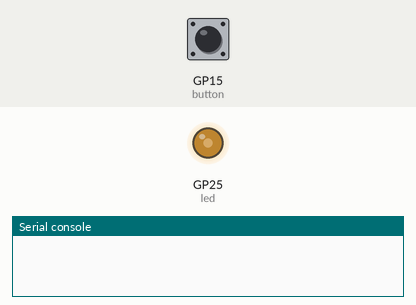
A program run on a simulated Raspberry Pi Pico running MicroPython. Shown: output pins drawn as LEDs (lit = HIGH), the last lines printed to the serial console. The inputs (shaded band) are chosen by the test bench; at power-on: GP15 (button) HIGH. The clock reads 2024-03-15 10:24:30 at power-on unless the program sets it.

Above: at 0.15 s.
At 1.2 s:
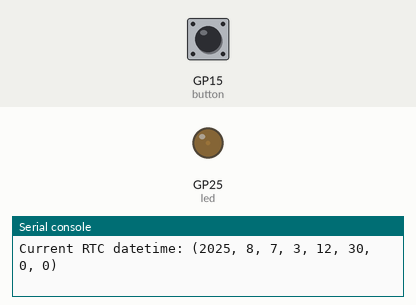
1.3 s: GP15 (button) pulled LOW for 1 s
Timing chart, 0 to 4.3 s (numbered marks = the images above; inputs shaded):
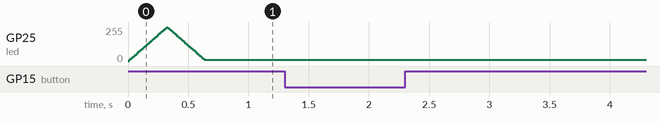

Measured:
- by itself, GP25 (led): rises from 0/255 to 255/255 in 0.31 s, then falls to 8/255 in 0.31 s

The program:

d3embed.py
```python
# Onboard LED PWM Fade (Pico) - Gradually increase and decrease the duty cycle to create a smooth fade effect on the pico's onboard LED.
from machine import Pin, PWM
import time
led = PWM(Pin(25))  # Use GPIO 25 for the onboard LED
led.freq(1000)  # Set frequency to 1 kHz
for duty in range(0, 65535, 2048):  # Gradually increase duty cycle
    led.duty_u16(duty)  # Set the duty cycle
    time.sleep(0.01)  # Wait for a short duration
for duty in range(65535, 0, -2048):  # Gradually decrease duty cycle
    led.duty_u16(duty)  # Set the duty cycle
    time.sleep(0.01)  # Wait for a short duration

# Debouncing a Button with Timer - An interrupt on the falling edge starts a one-shot timer; the callback checks the pin after a delay to filter out bounce noise
from machine import Pin, Timer
button = Pin(15, Pin.IN, Pin.PULL_UP)  # Use GPIO 15 for the button
timer = Timer(-1)  # Create a timer object
def debounce(timer):
    if button.value() == 0:
        print("Button pressed")

def on_button(pin):
    timer.init(mode=Timer.ONE_SHOT, period=200, callback=debounce)  # Start a one-shot timer
button.irq(trigger=Pin.IRQ_FALLING, handler=on_button)  # Set up an interrupt on the falling edge

# RTC Reading and setting - The RTC module maintains the date and time. You set it with an 8-byte tuple and read it back for timestamping or scheduled tasks
from machine import RTC
rtc = RTC()  # Create an RTC object
rtc.datetime((2025, 8, 7, 0, 12, 30, 0, 0))  # Set the date and time (year, month, day, weekday, hour, minute, second, subseconds)
print("Current RTC datetime:", rtc.datetime())  # Read and print the current date and time
```
